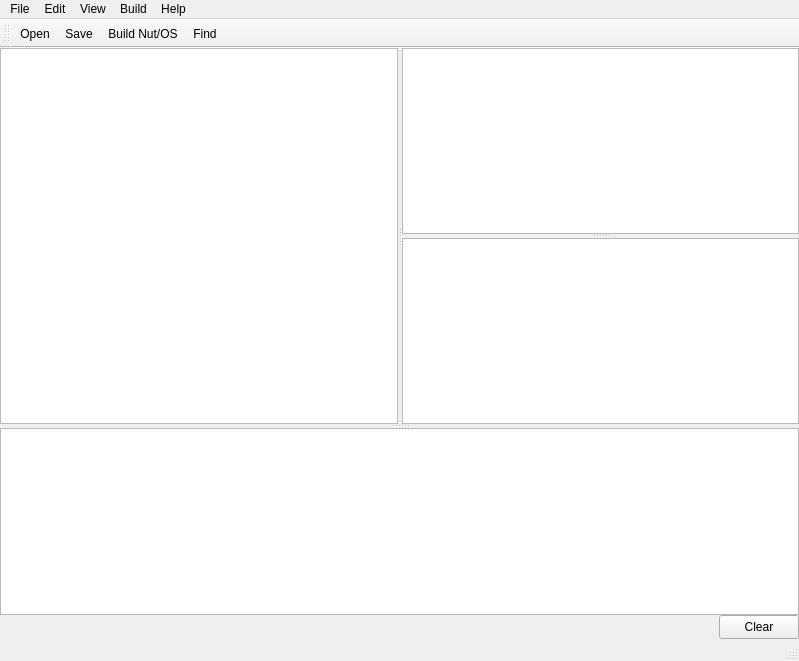
<?xml version="1.0" encoding="UTF-8"?>
<ui version="4.0">
 <author>Comm5 Tecnologia Ltda</author>
 <class>MainWindow</class>
 <widget class="QMainWindow" name="MainWindow">
  <property name="geometry">
   <rect>
    <x>0</x>
    <y>0</y>
    <width>799</width>
    <height>661</height>
   </rect>
  </property>
  <property name="windowTitle">
   <string>Nut/OS Configurator</string>
  </property>
  <property name="windowIcon">
   <iconset>
    <normalon>:/images/buildlibrary_large.png</normalon>
   </iconset>
  </property>
  <property name="locale">
   <locale language="English" country="UnitedStates"/>
  </property>
  <widget class="QWidget" name="centralwidget">
   <layout class="QVBoxLayout" name="verticalLayout_2">
    <property name="spacing">
     <number>6</number>
    </property>
    <property name="margin">
     <number>0</number>
    </property>
    <item>
     <widget class="QSplitter" name="splitter_4">
      <property name="orientation">
       <enum>Qt::Vertical</enum>
      </property>
      <widget class="QSplitter" name="splitter_3">
       <property name="orientation">
        <enum>Qt::Horizontal</enum>
       </property>
       <widget class="QWidget" name="layoutWidget">
        <layout class="QHBoxLayout" name="horizontalLayout">
         <property name="spacing">
          <number>0</number>
         </property>
         <item>
          <widget class="QSplitter" name="splitter">
           <property name="orientation">
            <enum>Qt::Horizontal</enum>
           </property>
           <widget class="QTreeView" name="componentTree">
            <property name="editTriggers">
             <set>QAbstractItemView::AllEditTriggers</set>
            </property>
            <property name="alternatingRowColors">
             <bool>true</bool>
            </property>
            <property name="textElideMode">
             <enum>Qt::ElideMiddle</enum>
            </property>
            <property name="headerHidden">
             <bool>true</bool>
            </property>
            <attribute name="headerVisible">
             <bool>false</bool>
            </attribute>
            <attribute name="headerCascadingSectionResizes">
             <bool>true</bool>
            </attribute>
            <attribute name="headerStretchLastSection">
             <bool>true</bool>
            </attribute>
           </widget>
          </widget>
         </item>
        </layout>
       </widget>
       <widget class="QSplitter" name="splitter_2">
        <property name="orientation">
         <enum>Qt::Vertical</enum>
        </property>
        <widget class="QTableView" name="detailsView">
         <attribute name="horizontalHeaderStretchLastSection">
          <bool>true</bool>
         </attribute>
         <attribute name="verticalHeaderVisible">
          <bool>false</bool>
         </attribute>
         <attribute name="verticalHeaderHighlightSections">
          <bool>false</bool>
         </attribute>
         <attribute name="verticalHeaderStretchLastSection">
          <bool>false</bool>
         </attribute>
        </widget>
        <widget class="QTextBrowser" name="descriptionPanel"/>
       </widget>
      </widget>
      <widget class="QWidget" name="layoutWidget2">
       <layout class="QVBoxLayout" name="verticalLayout">
        <property name="spacing">
         <number>0</number>
        </property>
        <item>
         <widget class="QTextEdit" name="logPanel">
          <property name="font">
           <font>
            <family>Courier New</family>
           </font>
          </property>
          <property name="acceptDrops">
           <bool>false</bool>
          </property>
          <property name="undoRedoEnabled">
           <bool>false</bool>
          </property>
          <property name="textInteractionFlags">
           <set>Qt::LinksAccessibleByMouse|Qt::TextSelectableByKeyboard|Qt::TextSelectableByMouse</set>
          </property>
         </widget>
        </item>
        <item>
         <layout class="QHBoxLayout" name="logControl" stretch="0,0">
          <property name="spacing">
           <number>15</number>
          </property>
          <property name="sizeConstraint">
           <enum>QLayout::SetDefaultConstraint</enum>
          </property>
          <item>
           <spacer name="horizontalSpacer">
            <property name="orientation">
             <enum>Qt::Horizontal</enum>
            </property>
            <property name="sizeHint" stdset="0">
             <size>
              <width>40</width>
              <height>20</height>
             </size>
            </property>
           </spacer>
          </item>
          <item>
           <widget class="QPushButton" name="logClear">
            <property name="sizePolicy">
             <sizepolicy hsizetype="Minimum" vsizetype="Fixed">
              <horstretch>0</horstretch>
              <verstretch>0</verstretch>
             </sizepolicy>
            </property>
            <property name="minimumSize">
             <size>
              <width>55</width>
              <height>24</height>
             </size>
            </property>
            <property name="baseSize">
             <size>
              <width>0</width>
              <height>0</height>
             </size>
            </property>
            <property name="text">
             <string>Clear</string>
            </property>
           </widget>
          </item>
         </layout>
        </item>
       </layout>
      </widget>
     </widget>
    </item>
   </layout>
  </widget>
  <widget class="QMenuBar" name="menubar">
   <property name="geometry">
    <rect>
     <x>0</x>
     <y>0</y>
     <width>799</width>
     <height>21</height>
    </rect>
   </property>
   <widget class="QMenu" name="menuFile">
    <property name="title">
     <string>File</string>
    </property>
    <addaction name="actionOpen"/>
    <addaction name="actionSave"/>
    <addaction name="actionSave_as"/>
    <addaction name="separator"/>
    <addaction name="actionExit"/>
   </widget>
   <widget class="QMenu" name="menuEdit">
    <property name="title">
     <string>Edit</string>
    </property>
    <addaction name="actionFind"/>
    <addaction name="actionSettings"/>
   </widget>
   <widget class="QMenu" name="menuView">
    <property name="title">
     <string>View</string>
    </property>
    <widget class="QMenu" name="menuComponent_Tree">
     <property name="title">
      <string>Component Tree</string>
     </property>
     <addaction name="actionViewComponentTreeDisabledItems"/>
    </widget>
    <addaction name="menuComponent_Tree"/>
   </widget>
   <widget class="QMenu" name="menuBuild">
    <property name="title">
     <string>Build</string>
    </property>
    <addaction name="actionBuild_Nut_OS"/>
    <addaction name="actionBuildStop"/>
    <addaction name="separator"/>
    <addaction name="actionCreate_sample"/>
   </widget>
   <widget class="QMenu" name="menuHelp">
    <property name="title">
     <string>Help</string>
    </property>
    <addaction name="actionHelp_Contents"/>
    <addaction name="separator"/>
    <addaction name="actionAbout"/>
   </widget>
   <addaction name="menuFile"/>
   <addaction name="menuEdit"/>
   <addaction name="menuView"/>
   <addaction name="menuBuild"/>
   <addaction name="menuHelp"/>
  </widget>
  <widget class="QStatusBar" name="statusbar"/>
  <widget class="QToolBar" name="toolBar">
   <property name="windowTitle">
    <string>toolBar</string>
   </property>
   <attribute name="toolBarArea">
    <enum>TopToolBarArea</enum>
   </attribute>
   <attribute name="toolBarBreak">
    <bool>false</bool>
   </attribute>
   <addaction name="actionOpen"/>
   <addaction name="actionSave"/>
   <addaction name="actionBuild_Nut_OS"/>
   <addaction name="actionFind"/>
  </widget>
  <action name="actionOpen">
   <property name="icon">
    <iconset>
     <normalon>:/images/open_large.png</normalon>
    </iconset>
   </property>
   <property name="text">
    <string>Open</string>
   </property>
   <property name="shortcut">
    <string>Ctrl+O</string>
   </property>
  </action>
  <action name="actionSave">
   <property name="icon">
    <iconset>
     <normalon>:/images/save_large.png</normalon>
    </iconset>
   </property>
   <property name="text">
    <string>Save</string>
   </property>
   <property name="shortcut">
    <string>Ctrl+S</string>
   </property>
  </action>
  <action name="actionSave_as">
   <property name="text">
    <string>Save As...</string>
   </property>
  </action>
  <action name="actionExit">
   <property name="text">
    <string>Exit</string>
   </property>
  </action>
  <action name="actionBuild_Nut_OS">
   <property name="icon">
    <iconset>
     <normalon>:/images/buildlibrary_large.png</normalon>
    </iconset>
   </property>
   <property name="text">
    <string>Build Nut/OS</string>
   </property>
   <property name="statusTip">
    <string>Build Nut/OS Libraries</string>
   </property>
   <property name="shortcut">
    <string>F7</string>
   </property>
   <property name="autoRepeat">
    <bool>false</bool>
   </property>
  </action>
  <action name="actionCreate_sample">
   <property name="text">
    <string>Create Sample Directory</string>
   </property>
  </action>
  <action name="actionSettings">
   <property name="text">
    <string>Settings...</string>
   </property>
   <property name="shortcut">
    <string>Ctrl+T</string>
   </property>
  </action>
  <action name="actionHelp_Contents">
   <property name="text">
    <string>Help Contents</string>
   </property>
   <property name="shortcut">
    <string>F1</string>
   </property>
   <property name="shortcutContext">
    <enum>Qt::ApplicationShortcut</enum>
   </property>
  </action>
  <action name="actionAbout">
   <property name="text">
    <string>About</string>
   </property>
  </action>
  <action name="actionBuildStop">
   <property name="enabled">
    <bool>false</bool>
   </property>
   <property name="text">
    <string>Stop</string>
   </property>
   <property name="statusTip">
    <string>Cancel the current build</string>
   </property>
  </action>
  <action name="actionFind">
   <property name="icon">
    <iconset resource="qnutconf.qrc">
     <normaloff>:/images/search_large.png</normaloff>:/images/search_large.png</iconset>
   </property>
   <property name="text">
    <string>Find...</string>
   </property>
   <property name="shortcut">
    <string>Ctrl+F</string>
   </property>
  </action>
  <action name="actionViewComponentTreeDisabledItems">
   <property name="checkable">
    <bool>true</bool>
   </property>
   <property name="checked">
    <bool>false</bool>
   </property>
   <property name="text">
    <string>Disabled Items</string>
   </property>
  </action>
 </widget>
 <tabstops>
  <tabstop>componentTree</tabstop>
  <tabstop>detailsView</tabstop>
  <tabstop>descriptionPanel</tabstop>
  <tabstop>logPanel</tabstop>
  <tabstop>logClear</tabstop>
 </tabstops>
 <resources>
  <include location="qnutconf.qrc"/>
 </resources>
 <connections>
  <connection>
   <sender>logClear</sender>
   <signal>clicked()</signal>
   <receiver>logPanel</receiver>
   <slot>clear()</slot>
   <hints>
    <hint type="sourcelabel">
     <x>773</x>
     <y>638</y>
    </hint>
    <hint type="destinationlabel">
     <x>51</x>
     <y>566</y>
    </hint>
   </hints>
  </connection>
 </connections>
</ui>
